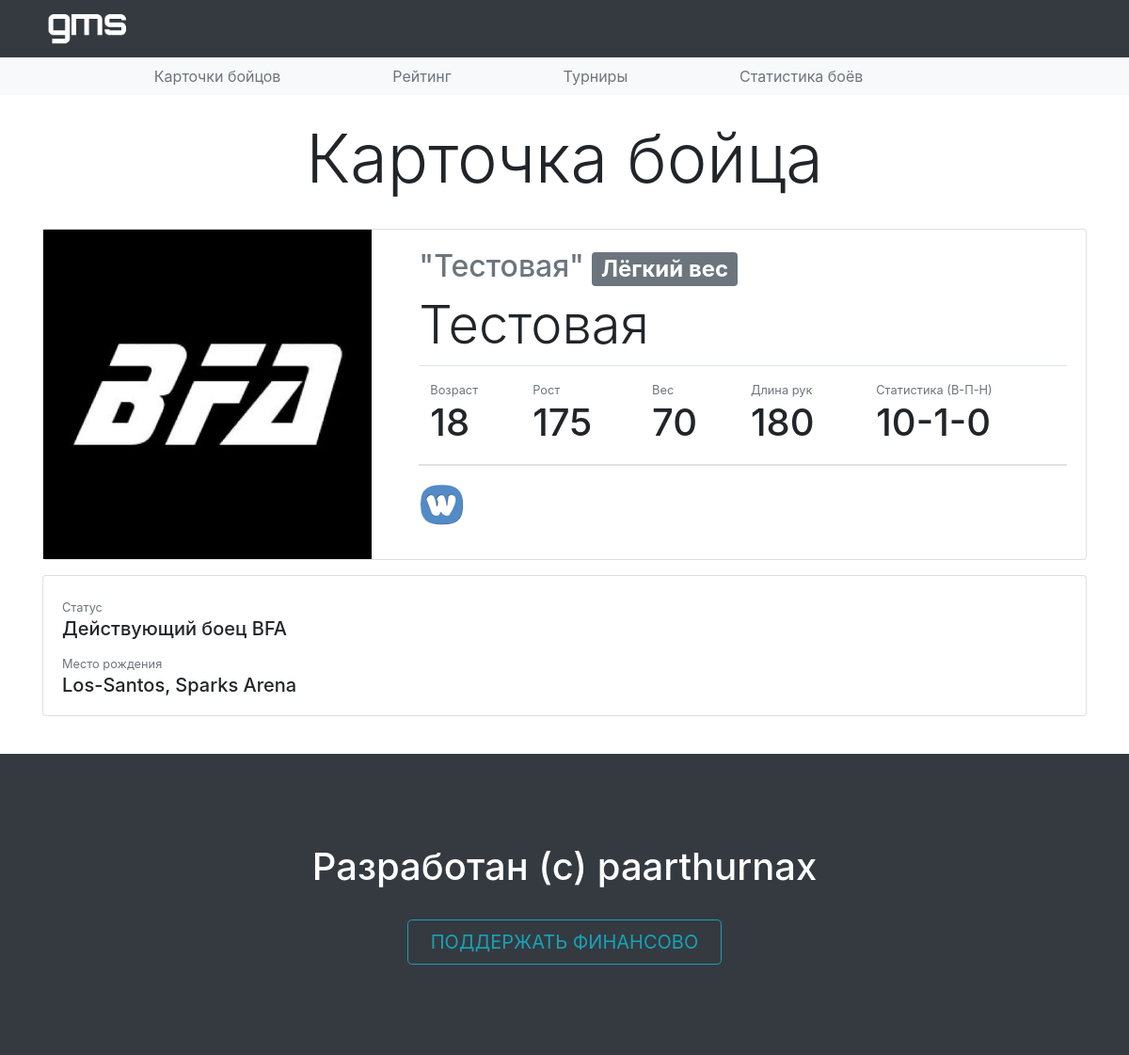
The app's page /fighter/1 with its own data.
### main/models.py (models this page shows, shortened)
class FighterModel(models.Model): # создание модели бойца для списка бойцов
    username = models.CharField('Кличка бойца', max_length=40)
    name = models.CharField('Имя и Фамилия', max_length=30)
    TYPES = (
        ('Лёгкий', 'light'),
        ('Средний', 'middle'),
        ('Полутяжёлый', 'heavywight')
    )
    type_education = models.CharField(verbose_name='Весовая', max_length=20, choices=TYPES)
    stats = models.CharField('Рекорд (В-П-Н)', max_length=10)
    image = models.ImageField(upload_to='images')
    geo = models.CharField('Место рождения', max_length=100)
    years = models.CharField('Возраст', max_length=2)
    weight = models.CharField('Вес', max_length=3)
    arms = models.CharField('Длина рук', max_length=3)
    growth = models.CharField('Рост', max_length=3)
    link = models.CharField('Ссылка на W-cloud', max_length=120)
    class Meta:
        verbose_name = 'Карточки бойцов'
        verbose_name_plural = 'Карточки бойцов'

### main/views.py (the view, shortened to what this page needs)
# urls.py: path('fighter/<int:pk>', views.Stats.as_view(), name='stats'),
class Stats(DetailView):    # Наследуем класс ДетаилВью для создания уникального ID
    model = FighterModel
    template_name = 'main/stats.html'
    context_object_name = 'fighter'

### templates/main/stats.html (shortened to what this page needs)
{% extends 'main/layout.html' %}
{% load static %}
{% block content %}
<br>
<center>
<h1 class="display-3">Карточка бойца</h1>
</center>
  <br>
<div class="container">
    <div class="card mb-3" >
  <div class="row g-0">
    <div class="col-md-4">
      <img src="{{ fighter.image.url }}" class="img-fluid rounded-start" alt="...">
    </div>
    <div class="col-md-8">
      <div class="card-body">
          <h2 class="text-muted">"{{ fighter.username }}" <span class="badge badge-secondary">{{ fighter.type_education }} вес</span></h2>
          <h1 class="display-4">{{ fighter.name }}</h1>
          <table class="table">
  <thead>
    <tr>
      <th scope="col"><small class="text-muted"> Возраст</small> <h1>{{ fighter.years }}</h1></th>
      <th scope="col"><small class="text-muted"> Рост</small> <h1>{{ fighter.growth }}</h1></th>
      <th scope="col"><small class="text-muted"> Вес </small> <h1>{{ fighter.weight }}</h1></th>
      <th scope="col"><small class="text-muted"> Длина рук </small> <h1>{{ fighter.arms }}</h1></th>
      <th scope="col"><small class="text-muted"> Статистика (В-П-Н) </small> <h1>{{ fighter.stats }} </h1></th>
    </tr>
  </thead>
    </table>
<a href=""><img src="{% static 'main/img/32.png' %}"></a>
      </div>
    </div>
      </div>
        </div>
  <div class="card" >
  <div class="card-body">
    <small class="text-muted"> Статус </small>
    <h5 class="card-title">Действующий боец BFA</h5>
  <small class="text-muted"> Место рождения </small>
    <h5 class="card-text">{{ fighter.geo }}</h5>
  </div>
  </div>
</div>
</div
</div>
<br>
{% endblock %}

### records on screen
FighterModel: image (picture), username "Тестовая", type_education "Лёгкий", name "Тестовая", years "18", growth "175", weight "70", arms "180", stats "10-1-0", geo "Los-Santos, Sparks Arena"
